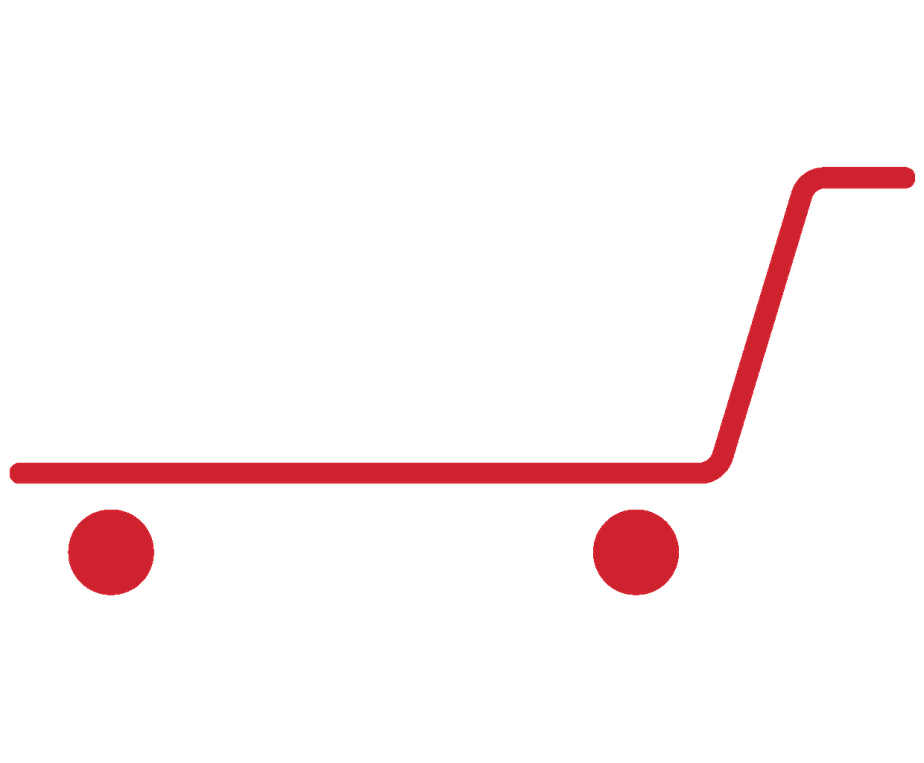
#> input picture happycart/assets/verdict/cart_stop.png, 924 x 763 px, shrunk from 1240 x 1024 before the run
$ python recolor_verdict_marks.py
#> lines starting #> are read from the running program, lines starting #| are printed output that depends on the picture; after the words box and inside, x2 and y2 are one past the last pixel; in counts of white or black regions, pixels touching at a corner belong together
#!/usr/bin/env python3
"""기존 위험(빨강) 카트·손 마크를 낮음(노랑)·중간(주황) 톤으로 색조 변경한다.

- 카트(cart_stop.png): 균일한 빨강 단색 아이콘. 알파>0 픽셀 전체의 RGB 를
  목표색으로 치환하고 알파는 원본 유지한다(안티에일리어싱 가장자리 포함).
- 손(hand_stop.png): 회색 손+얼굴 + 빨강 금지원 구조. R 채널이 G·B 채널보다
  각각 25 이상 큰 빨강 계열 픽셀만 목표색으로 치환하고, 무채색인 회색
  손·얼굴은 그대로 둔다.

실행 의존성(numpy·Pillow)은 `happycart/tool/requirements.txt` 참고.
기본적으로 기존 산출물이 있으면 덮어쓰지 않고 중단한다(수작업 보정본 보호).
덮어쓰려면 `--force`. 산출물 네 개를 전부 생성·검증해 임시 파일로 준비한 뒤에만
교체를 시작하므로, 생성·검증 실패로는 기존 세트가 부분 갱신되지 않는다.
(os.replace 는 파일 단위로만 원자적이라 교체 단계 자체가 중단되면 세트가 부분
갱신될 수 있다 — 이때 남은 .tmp 는 지우지 않고 복구 자료로 남긴다.)
"""

from __future__ import annotations

import argparse
import os
from pathlib import Path

# numpy·Pillow 는 실제 리컬러 시에만 필요하다. 존재 검사(--force 가드)와
# --help 는 무거운 의존성 없이도 동작하도록 함수 안에서 지연 import 한다.

ASSETS_DIR = Path(__file__).resolve().parents[1] / "assets" / "verdict"

# (hex 목표색, 접미사) — low=노랑, medium=주황.
TARGET_COLORS = {
    "low": "#E1A50B",
    "med": "#EE7A1A",
}

RED_DOMINANCE_THRESHOLD = 25  # R - G, R - B 가 이 값 이상이면 "빨강"으로 간주.


def hex_to_rgb(hex_color: str) -> tuple[int, int, int]:
    hex_color = hex_color.lstrip("#")
    return tuple(int(hex_color[i : i + 2], 16) for i in (0, 2, 4))  # type: ignore[return-value]


def recolor_cart(source: Path, target_rgb: tuple[int, int, int]) -> "Image.Image":
    """알파>0 픽셀 전체를 목표색으로 치환한다."""
    import numpy as np
    from PIL import Image

    img = Image.open(source).convert("RGBA")
    arr = np.array(img)

    alpha = arr[:, :, 3]
    mask = alpha > 0

    arr[mask, 0] = target_rgb[0]
    arr[mask, 1] = target_rgb[1]
    arr[mask, 2] = target_rgb[2]
    # 알파 채널은 원본 유지.

    return Image.fromarray(arr, mode="RGBA")


def recolor_hand(source: Path, target_rgb: tuple[int, int, int]) -> "Image.Image":
    """R 이 G·B 보다 25 이상 큰 빨강 픽셀만 목표색으로 치환한다."""
    import numpy as np
    from PIL import Image

    img = Image.open(source).convert("RGBA")
    arr = np.array(img)

    r = arr[:, :, 0].astype(int)
    g = arr[:, :, 1].astype(int)
    b = arr[:, :, 2].astype(int)
    alpha = arr[:, :, 3]

    is_red = (
        (alpha > 0)
        & (r - g >= RED_DOMINANCE_THRESHOLD)
        & (r - b >= RED_DOMINANCE_THRESHOLD)
    )

    arr[is_red, 0] = target_rgb[0]
    arr[is_red, 1] = target_rgb[1]
    arr[is_red, 2] = target_rgb[2]
    # 회색 손·얼굴(무채색) 픽셀과 알파는 그대로 유지.

    return Image.fromarray(arr, mode="RGBA")


def _validate(
    result: "Image.Image",
    source_size: tuple[int, int],
    target_rgb: tuple[int, int, int],
) -> None:
    """산출물이 원본 크기·RGBA·목표색 반영을 만족하는지 검증한다."""
    import numpy as np

    if result.mode != "RGBA":
        raise ValueError(f"출력 모드가 RGBA 가 아님: {result.mode}")
    if result.size != source_size:
        raise ValueError(f"출력 크기가 원본과 다름: {result.size} != {source_size}")

    arr = np.array(result)
    opaque = arr[:, :, 3] > 0
    if not opaque.any():
        raise ValueError("불투명 픽셀이 없음 — 빈 이미지")

    has_target = (
        opaque
        & (arr[:, :, 0] == target_rgb[0])
        & (arr[:, :, 1] == target_rgb[1])
        & (arr[:, :, 2] == target_rgb[2])
    )
    if not has_target.any():
        raise ValueError(f"목표색 {target_rgb} 픽셀이 하나도 없음 — 색 치환 실패")


def main() -> None:
    parser = argparse.ArgumentParser(
        description="위험 마크(빨강)를 low/med 톤으로 리컬러한다.",
    )
    parser.add_argument(
        "--force",
        action="store_true",
        help="기존 산출물이 있어도 덮어쓴다(기본: 존재 시 중단).",
    )
    args = parser.parse_args()

    cart_source = ASSETS_DIR / "cart_stop.png"
    hand_source = ASSETS_DIR / "hand_stop.png"
    for src in (cart_source, hand_source):
        if not src.exists():
            raise SystemExit(f"원본 없음: {src}")

    # (산출물, 원본, 리컬러 함수, 목표 RGB, hex) 계획 목록.
    plans = []
    for suffix, hex_color in TARGET_COLORS.items():
        target_rgb = hex_to_rgb(hex_color)
        plans.append((ASSETS_DIR / f"cart_{suffix}.png", cart_source, recolor_cart, target_rgb, hex_color))
        plans.append((ASSETS_DIR / f"hand_{suffix}.png", hand_source, recolor_hand, target_rgb, hex_color))

    if not args.force:
        existing = [str(dest) for dest, *_ in plans if dest.exists()]
        if existing:
            raise SystemExit(
                "이미 존재하는 산출물이 있어 중단합니다(수작업 보정본 보호). "
                "덮어쓰려면 --force:\n  " + "\n  ".join(existing)
            )

    from PIL import Image

    # 1단계: 네 산출물을 전부 생성·검증해 임시 파일로 준비한다 — 하나라도
    # 실패하면 기존 파일을 건드리지 않고 임시 파일만 정리한다.
    staged: list[tuple[Path, Path, str]] = []
    try:
        for dest, source, recolor, target_rgb, hex_color in plans:
            source_size = Image.open(source).size
#> source_size = (924, 763)
            result = recolor(source, target_rgb)
#> in recolor_cart, img is the input picture: PIL image 924x763 RGBA; mean R, G, B, A 11.7, 1.9, 2.6, 12.7
#> in recolor_cart, `alpha = arr[:, :, 3]`:
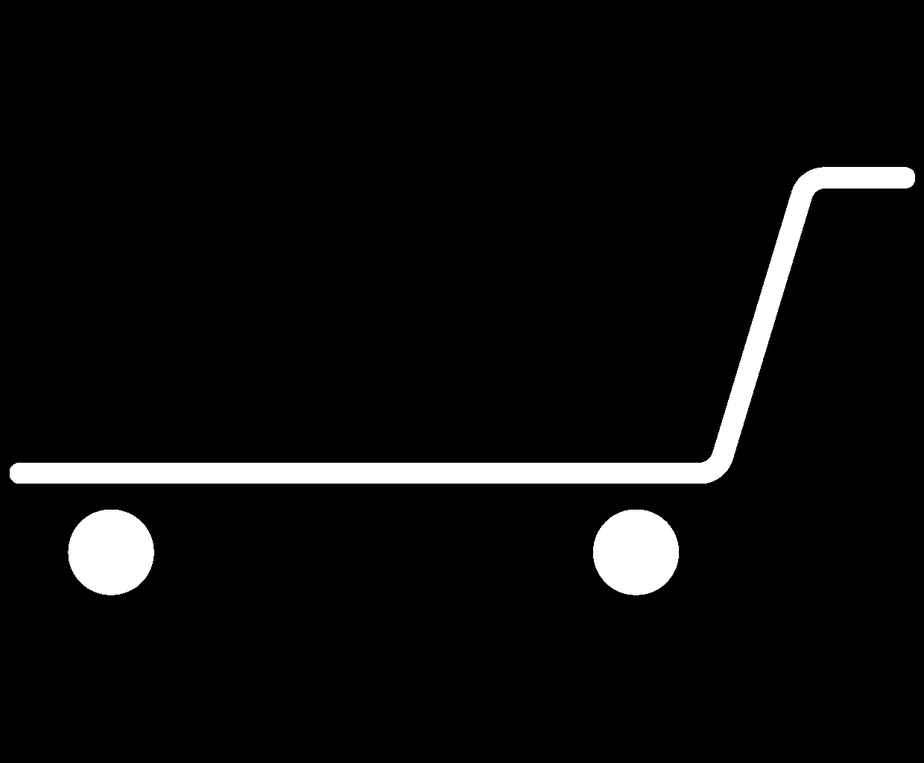
#> alpha: shape (763, 924); min 0, max 255, mean 12.7
#> in recolor_cart, `mask = alpha > 0`:
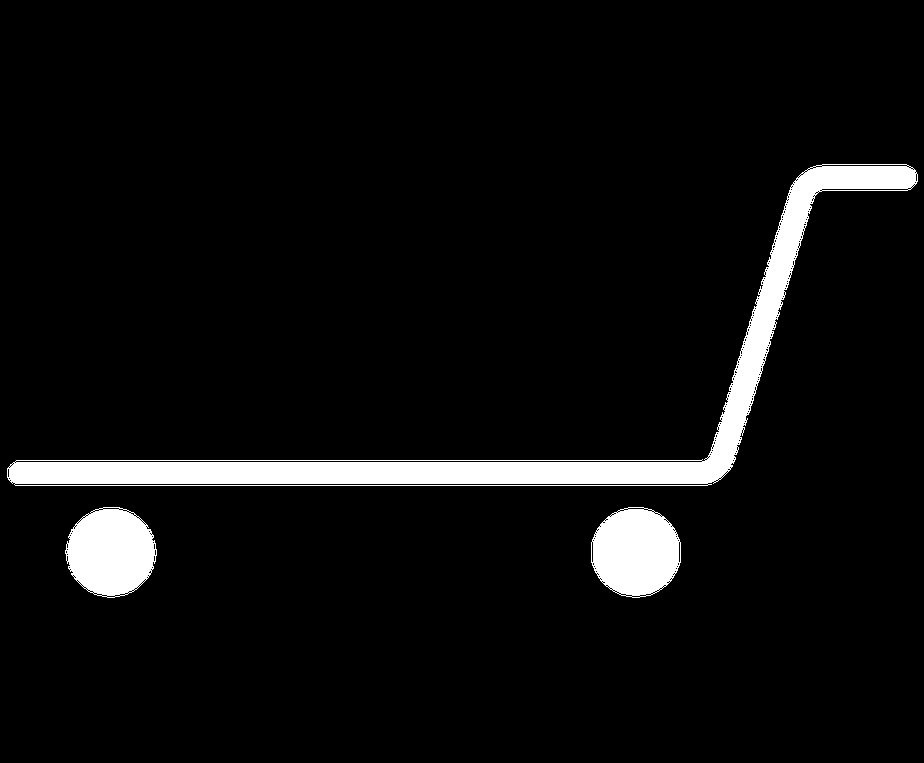
#> mask: shape (763, 924) bool; 5.6% white; 3 white regions, box (x1, y1, x2, y2) and area: (7, 164, 918, 486) 27184, (591, 507, 681, 598) 6268, (65, 507, 157, 598) 6238
#> in recolor_cart, `arr[mask, 2] = target_rgb[2]`:
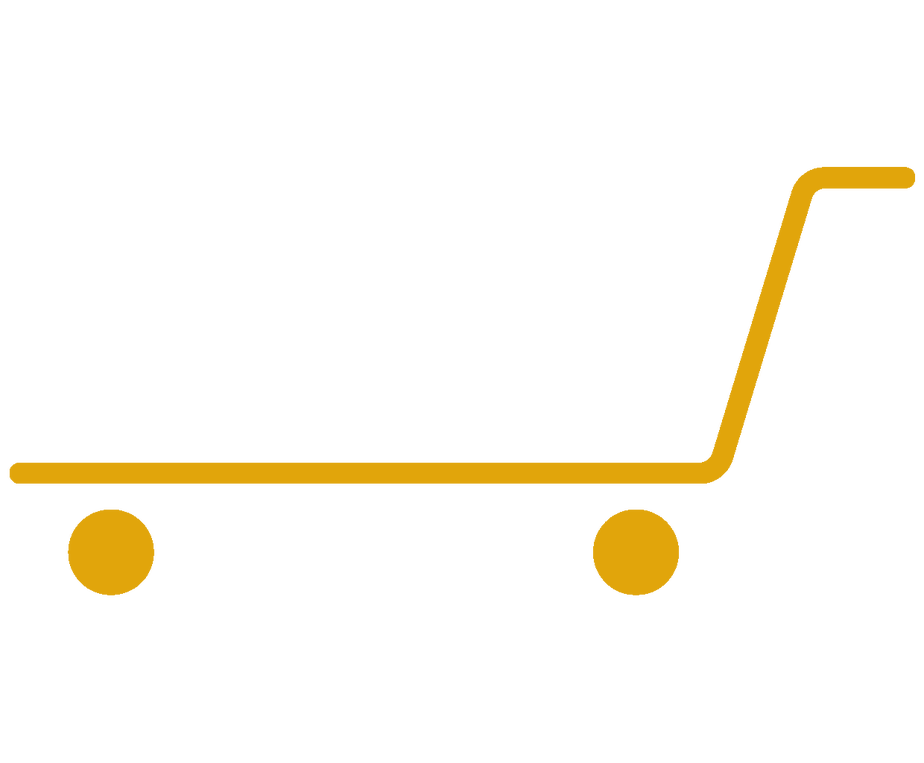
#> arr: shape (763, 924, 4); mean R, G, B, A 12.7, 9.3, 0.6, 12.7; transparent parts drawn white
            _validate(result, source_size, target_rgb)
            tmp = dest.with_name(dest.name + ".tmp")
            # 저장이 반쯤 쓰다 실패(디스크 부족 등)해도 정리 대상이 되도록
            # 저장 전에 등록한다.
            staged.append((tmp, dest, hex_color))
            # Pillow 는 확장자로 포맷을 추론하는데 .tmp 는 미지 확장자라 명시.
            result.save(tmp, format="PNG")
#> pass 2 of the loop in main, `for dest, source, recolor, target_rgb, hex_color in plans:`:
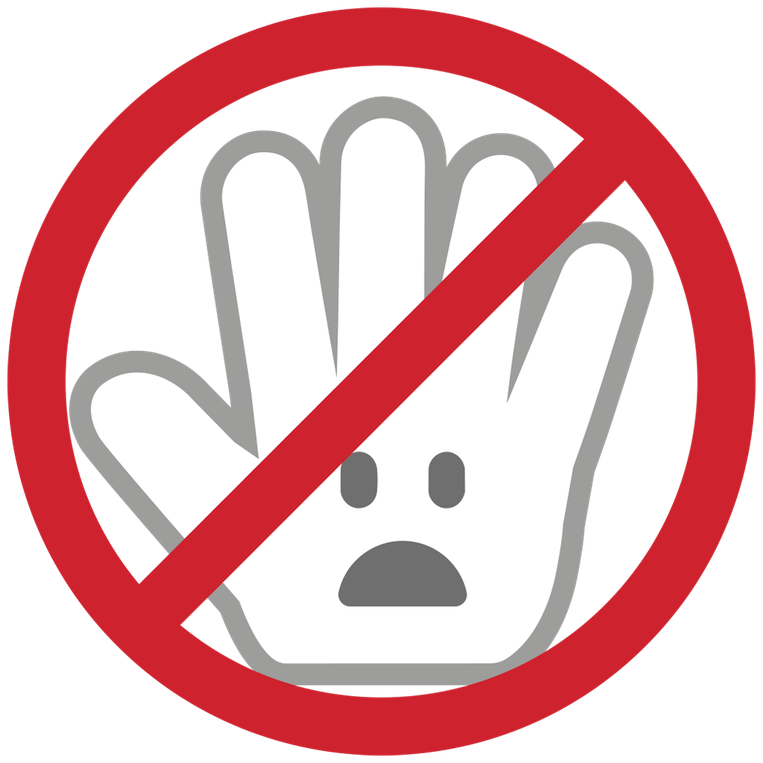
#> input picture happycart/assets/verdict/hand_stop.png, 763 x 763 px, shrunk from 1024 x 1024 before the run
#> source_size = (763, 763)
#> in recolor_hand, img is the input picture: PIL image 763x763 RGBA; mean R, G, B, A 137.7, 87.4, 90.7, 159.2
#> r: shape (763, 763) int64; 163 distinct labels, from 0 to 255
#> g: shape (763, 763) int64; 239 distinct labels, from 0 to 255
#> b: shape (763, 763) int64; 229 distinct labels, from 0 to 255
#> in recolor_hand, `is_red = ( (alpha > 0) & (r - g >= RED_DOMINANCE_THRESHOLD) & (r - b >..`:
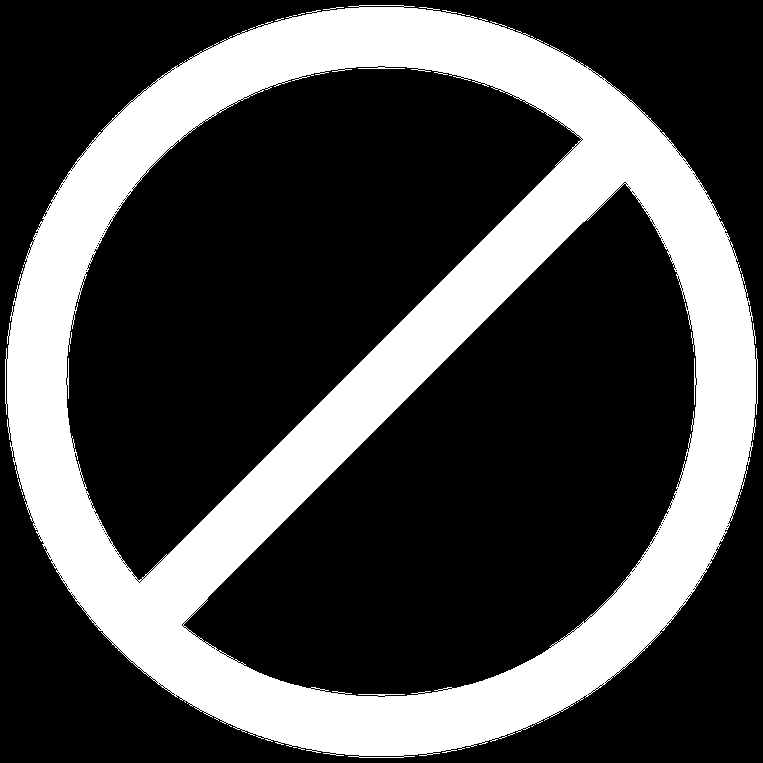
#> is_red: shape (763, 763) bool; 29.1% white; 17 white regions (16 under 20 px), largest, box (x1, y1, x2, y2) and area: (5, 5, 758, 758) 169578
#> in _validate (call 2), `opaque = arr[:, :, 3] > 0`:
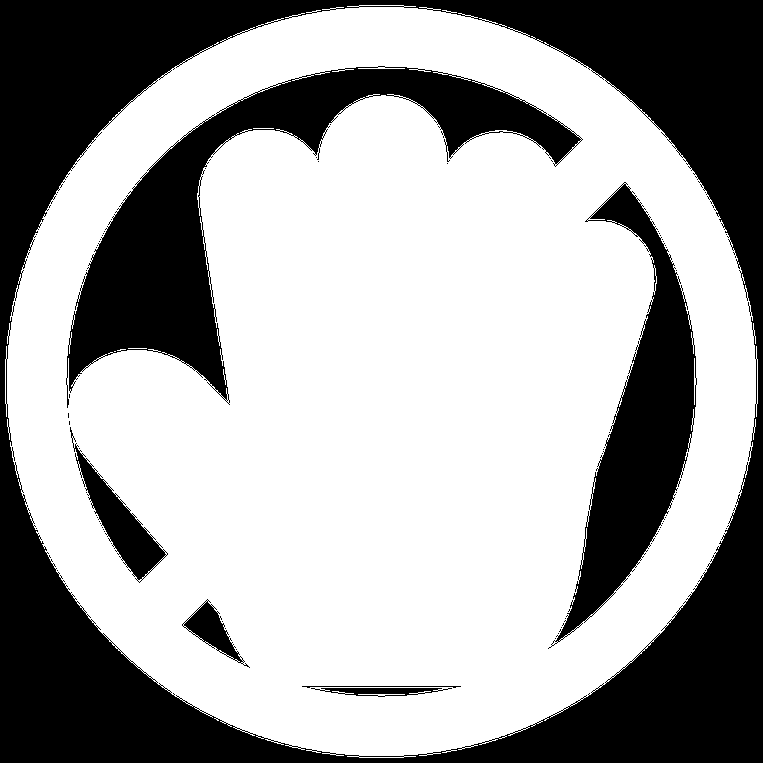
#> opaque: shape (763, 763) bool; 64.2% white; 74 black regions (67 under 20 px), largest, box (x1, y1, x2, y2) and area: (0, 0, 763, 763) 138859, (66, 66, 583, 408) 39441, (548, 182, 697, 649) 23828
    except BaseException:
        for tmp, _, _ in staged:
            if tmp.exists():
                tmp.unlink()
        raise

    # 2단계: 전부 준비된 뒤에 파일 단위로 교체한다. os.replace 는 파일 하나에만
    # 원자적이라 이 단계가 도중에 중단되면 세트가 부분 갱신될 수 있다 — 이때는
    # 남은 .tmp 를 지우지 않고 복구 자료로 남긴다(재실행하면 전체 재생성됨).
    for tmp, dest, hex_color in staged:
        os.replace(tmp, dest)
        print(f"생성: {dest} ({hex_color})")


if __name__ == "__main__":
    main()
